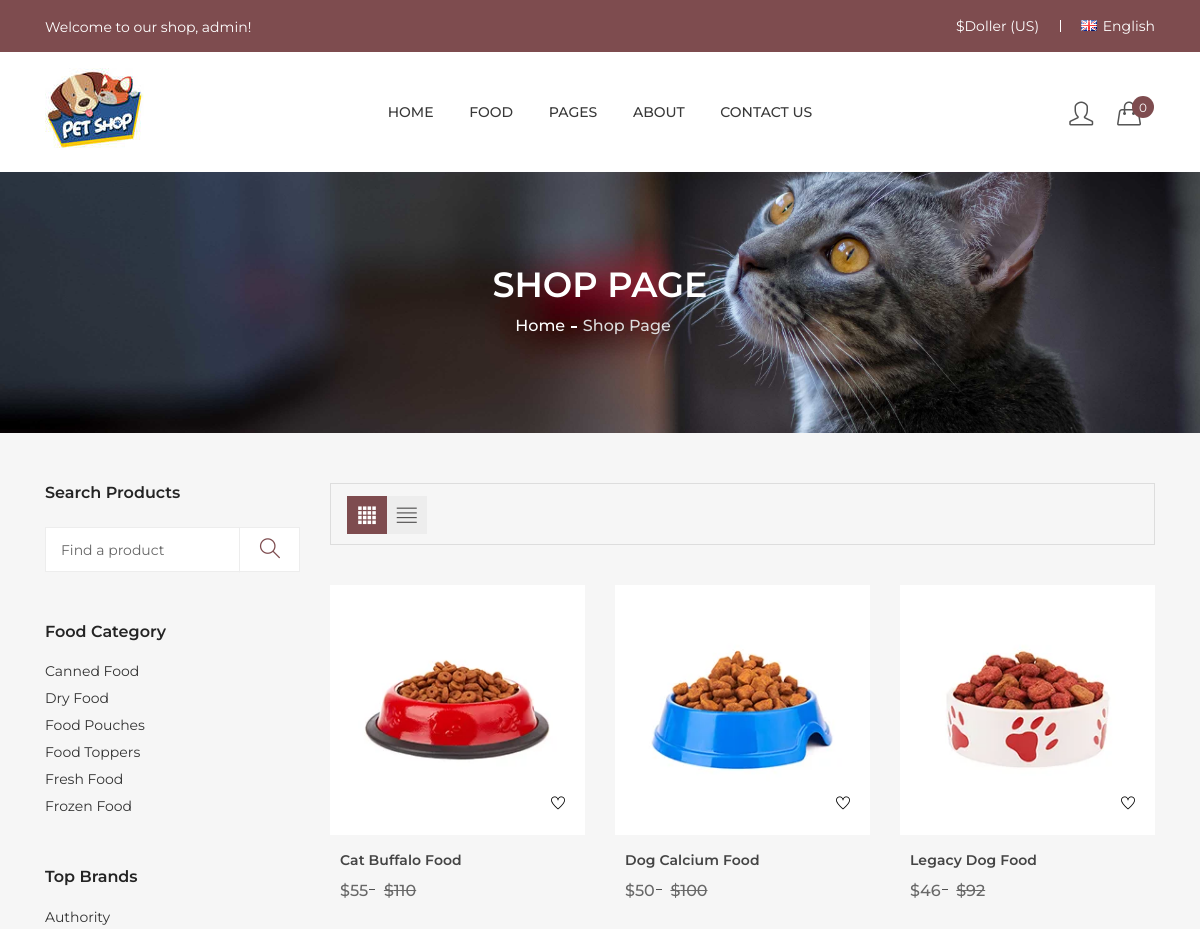
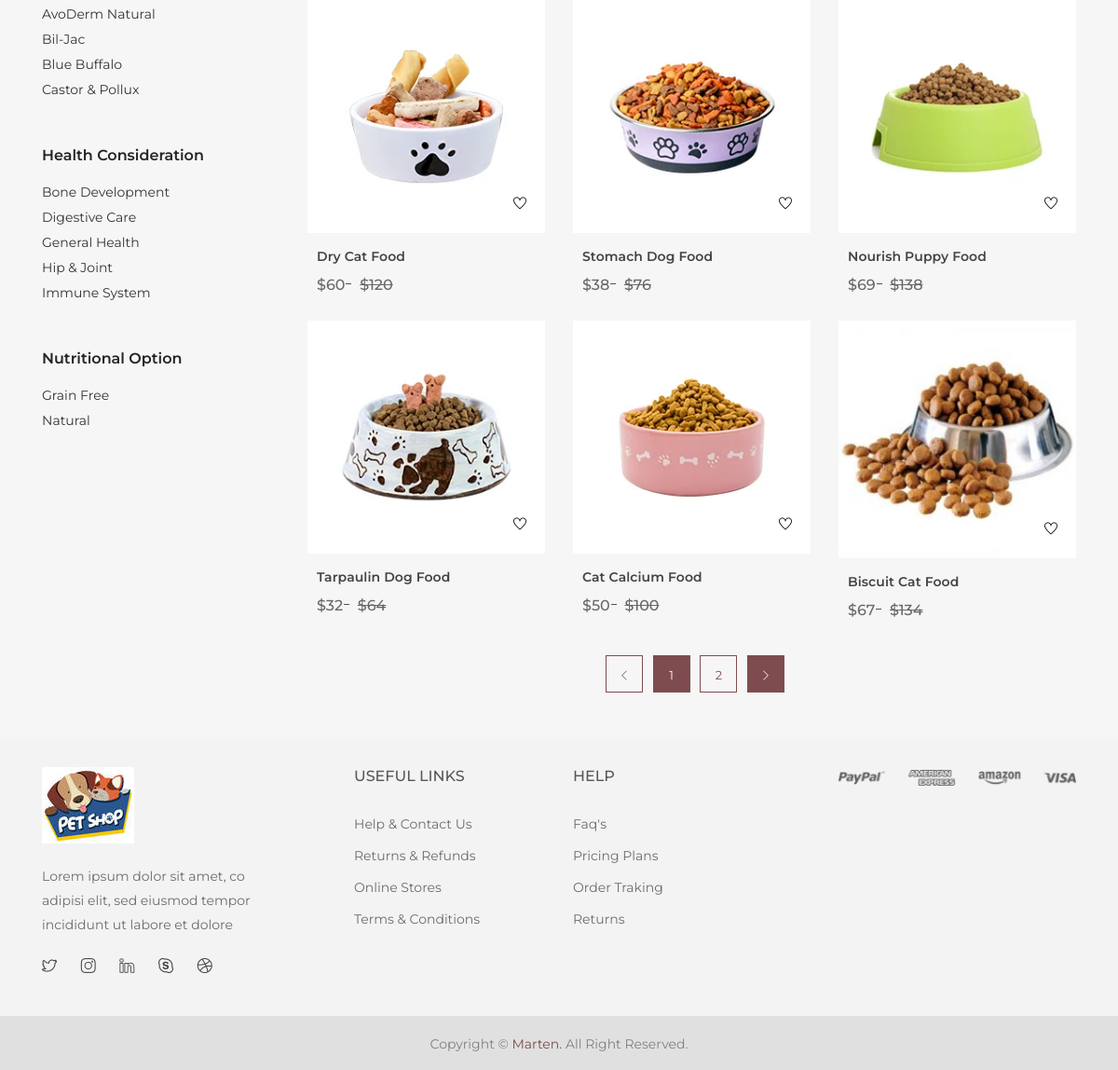
Page /shop-page/ (signed in) on the committed database (2 pictures, top to bottom).
### product/models.py (models this page shows, shortened)
class Product(models.Model):
    name=models.CharField(max_length=100)
    excerpt=models.TextField(max_length=300)
    description=models.TextField()
    price=models.IntegerField(default=0)
    picture=models.ImageField(upload_to='img')
    digital = models.BooleanField(default=False,null=True, blank=True)

### product/views.py (the view)
# urls.py: path('shop-page/',views.shop_page_view, name='shop-page'),
def shop_page_view(request):
    data = cartData(request)
    cartItems=data['cartItems']
    order=data['order']
    items=data['items']
    products = Product.objects.all()
    context = {'products':products, 'cartItems':cartItems}
    return render(request,'shop-page.html',context)

### templates/shop-page.html (shortened to what this page needs)
{% extends 'base.html' %}
{% load static %}
{% block content %}
<div class="breadcrumb-area pt-95 pb-95 bg-img" style="background-image:url(/assets/img/banner/banner-2.jpg);">
    <div class="container">
        <div class="breadcrumb-content text-center">
            <h2>Shop Page</h2>
            <ul>
                <li><a href="{% url 'index' %}">Home</a></li>
                <li class="active">Shop Page</li>
            </ul>
        </div>
    </div>
</div>
<div class="shop-area pt-50 pb-50 gray-bg">
    <div class="container">
        <div class="row flex-row-reverse">
            <div class="col-lg-9">
                <div class="shop-topbar-wrapper">
                    <div class="grid-list-options">
                        <ul class="view-mode">
                            <li class="active"><a href="{% url 'shop-page' %}" data-view="product-grid"><i class="ti-layout-grid4-alt"></i></a></li>
                            <li><a href="{% url 'shop-list' %}" data-view="product-list"><i class="ti-align-justify"></i></a></li>
                        </ul>
                    </div>
                </div>
                <div class="grid-list-product-wrapper">
                    <div class="product-view product-grid">
                        <div class="row">
                            {% for item in products %}
                            <div class="product-width col-lg-6 col-xl-4 col-md-6 col-sm-6">
                                <div class="product-wrapper mb-10">
                                    <div class="product-img">
                                        <a href="#">
                                            <img src="{{ item.picture.url }}" alt="">
                                        </a>
                                        <div class="product-action-wishlist">
                                            <a title="Wishlist" href="#">
                                                <i class="ti-heart"></i>
                                            </a>
                                        </div>
                                    </div>
                                    <div class="product-content">
                                        <h4><a href="#">{{ item.name }}</a></h4>
                                        <div class="product-price">
                                            <span class="new">${{item.price}}</span>
                                            <span class="old">${% widthratio item.price 1 2 %}</span>
                                        </div>
                                    </div>
                                </div>
                            </div>
                            {% endfor %}
                        </div>
                        <div class="pagination-style text-center mt-10">
                            <ul>
                                <li>
                                    <a href="#"><i class="icon-arrow-left"></i></a>
                                </li>
                                <li>
                                    <a class="active" href="#">1</a>
                                </li>
                                <li>
                                    <a href="#">2</a>
                                </li>
                                <li>
                                    <a class="active" href="#"><i class="icon-arrow-right"></i></a>
                                </li>
                            </ul>
                        </div>
                    </div>
                </div>
            </div>
            <div class="col-lg-3">
                <div class="shop-sidebar">
                    <div class="shop-widget">
                        <h4 class="shop-sidebar-title">Search Products</h4>
                        <div class="shop-search mt-25 mb-50">
                            <form action="/search" class="search-form" method="get">
                                <input type="text" id="txtSearchHome" name="search" placeholder="Find a product">
                                <button type="submit">
                                    <i class="icon-magnifier"></i>
                                </button>
                            </form>
                        </div>
                    </div>
                    <div class="shop-widget mt-50">
                        <h4 class="shop-sidebar-title">Food Category </h4>
                         <div class="shop-list-style mt-20">
                            <ul>
                                <li><a href="#">Canned Food</a></li>
                                <li><a href="#">Dry Food</a></li>
                                <li><a href="#">Food Pouches</a></li>
                                <li><a href="#">Food Toppers</a></li>
                                <li><a href="#">Fresh Food</a></li>
                                <li><a href="#">Frozen Food</a></li>
                            </ul>
                        </div>
                    </div>
                    <div class="shop-widget mt-50">
                        <h4 class="shop-sidebar-title">Top Brands </h4>
                         <div class="shop-list-style mt-20">
                            <ul>
                                <li><a href="#">Authority</a></li>
                                <li><a href="#">AvoDerm Natural</a></li>
                                <li><a href="#">Bil-Jac</a></li>
                                <li><a href="#">Blue Buffalo</a></li>
                                <li><a href="#">Castor & Pollux</a></li>
                            </ul>
                        </div>
                    </div>
                    <div class="shop-widget mt-50">
                        <h4 class="shop-sidebar-title">Health Consideration </h4>
                         <div class="shop-list-style mt-20">
                            <ul>
                                <li><a href="#">Bone Development </a></li>
                                <li><a href="#">Digestive Care </a></li>
                                <li><a href="#">General Health </a></li>
                                <li><a href="#">Hip & Joint  </a></li>
                                <li><a href="#">Immune System  </a></li>
                            </ul>
                        </div>
                    </div>
                    <div class="shop-widget mt-50">
                        <h4 class="shop-sidebar-title">Nutritional Option </h4>
                         <div class="shop-list-style mt-20">
                            <ul>
                                <li><a href="#">Grain Free  </a></li>
                                <li><a href="#">Natural </a></li>
                            </ul>
                        </div>
                    </div>
                </div>
            </div>
        </div>
    </div>
</div>
{% endblock %}

### templates/base.html (shortened to what this page needs)
<!doctype html>
{% load static %}
<html class="no-js" lang="zxx">
    <head>
        <link rel="stylesheet" href="https://stackpath.bootstrapcdn.com/bootstrap/4.4.1/css/bootstrap.min.css"
>
        <link rel="stylesheet" href="/assets/css/animate.css">
        <link rel="stylesheet" href="/assets/css/simple-line-icons.css">
        <link rel="stylesheet" href="/assets/css/themify-icons.css">
        <link rel="stylesheet" href="/assets/css/owl.carousel.min.css">
        <link rel="stylesheet" href="/assets/css/slick.css">
        <link rel="stylesheet" href="/assets/css/meanmenu.min.css">
        <link rel="stylesheet" href="/assets/css/responsive.css">
        <link rel="stylesheet" href="/assets/css/style.css">
    </head>
    <body>
        <header class="header-area">
            <div class="header-top theme-bg">
                <div class="container">
                    <div class="row">
                        <div class="col-lg-4 col-md-4 col-10">
                            <div class="welcome-area">
                                {% if user.username %}
                                    <p>Welcome to our shop, {{user.username}}!</p>
                                {% endif %}
                            </div>
                        </div>
                        <div class="col-lg-8 col-md-8 col-12">
                            <div class="account-curr-lang-wrap f-right">
                                <ul>
                                    <li class="top-hover"><a href="#">$Doller (US)</a></li>
                                    <li><a href="#"><img alt="flag" src="/assets/img/icon-img/en.jpg">English </a></li>
                                </ul>
                            </div>
                        </div>
                    </div>
                </div>
            </div>
            <div class="header-bottom transparent-bar">
                <div class="container">
                    <div class="row">
                        <div class="col-xl-2 col-lg-3 col-md-4 col-sm-4 col-6">
                            <div class="logo pt-3">
                                <a href="{% url 'index' %}"><img alt="" src="/assets/img/logo/pet-logo.jpg"></a>
                            </div>
                        </div>
                        <div class="col-xl-8 col-lg-5 d-none d-lg-block">
                            <div class="main-menu text-center">
                                <nav>
                                    <ul>
                                        <li><a href="{% url 'index' %}">HOME</a></li>
                                        <li class="mega-menu-position"><a href="{% url 'shop-page' %}">Food</a>
                                        </li>
                                        <li><a href="#">PAGES</a>
                                        </li>
                                        <li><a href="{% url 'about' %}">ABOUT</a></li>
                                        <li><a href="{% url 'contact' %}">CONTACT US</a></li>
                                    </ul>
                                </nav>
                            </div>
                        </div>
                        <div class="col-xl-2 col-lg-2 col-md-8 col-sm-8 col-7">
                            <div class="search-login-cart-wrapper">
                                <div class="header-login same-style">
                                    <a href="{% url 'login' %}"><i class="icon-user icons"></i></a>
                                </div>
                                <div class="header-cart same-style">
                                    <button class="icon-cart">
                                        <a href={% url 'cart' %}><i class="icon-handbag"></i></a>
                                        <span class="count-style">{{ cartItems }}</span>
                                    </button>
                                </div>
                            </div>
                        </div>
                    </div>
                </div>
            </div>
        </header>
        {% block content %}{% endblock %}
        <footer class="footer-area">
            <div class="footer-top pt-30 pb-10 gray-bg-2">
                <div class="container">
                    <div class="row">
                        <div class="col-xl-3 col-lg-3 col-md-6 col-sm-6">
                            <div class="footer-widget mb-30">
                                <div class="footer-info-wrapper">
                                    <div class="footer-logo">
                                        <a href="#">
                                            <img src="/assets/img/logo/pet-logo.jpg" alt="">
                                        </a>
                                    </div>
                                    <p>Lorem ipsum dolor sit amet, co adipisi elit, sed eiusmod tempor incididunt ut labore et dolore</p>
                                    <div class="social-icon">
                                        <ul>
                                            <li><a href="#"><i class="icon-social-twitter"></i></a></li>
                                            <li><a href="#"><i class="icon-social-instagram"></i></a></li>
                                            <li><a href="#"><i class="icon-social-linkedin"></i></a></li>
                                            <li><a href="#"><i class="icon-social-skype"></i></a></li>
                                            <li><a href="#"><i class="icon-social-dribbble"></i></a></li>
                                        </ul>
                                    </div>
                                </div>
                            </div>
                        </div>
                        <div class="col-xl-3 col-lg-3 col-md-6 col-sm-6">
                            <div class="footer-widget mb-30 pl-50">
                                <h4 class="footer-title">USEFUL LINKS</h4>
                                <div class="footer-content">
                                    <ul>
                                        <li><a href="#">Help & Contact Us</a></li>
                                        <li><a href="#">Returns & Refunds</a></li>
                                        <li><a href="#">Online Stores</a></li>
                                        <li><a href="#">Terms & Conditions</a></li>
                                    </ul>
                                </div>
                            </div>
                        </div>
                        <div class="col-xl-3 col-lg-2 col-md-6 col-sm-6">
                            <div class="footer-widget mb-30 pl-70">
                                <h4 class="footer-title">HELP</h4>
                                <div class="footer-content">
                                    <ul>
                                        <li><a href="#">Faq's </a></li>
                                        <li><a href="#">Pricing Plans</a></li>
                                        <li><a href="#">Order Traking</a></li>
                                        <li><a href="#">Returns </a></li>
                                    </ul>
                                </div>
                            </div>
                        </div>
                        <div class="col-xl-3 col-lg-4 col-md-6 col-sm-6">
                            <div class="footer-widget">
                                <div class="payment-img">
                                    <a href="index.html">
                                        <img src="/assets/img/icon-img/payment.png" alt="">
                                    </a>
                                </div>
                            </div>
                        </div>
                    </div>
                </div>
            </div>
            <div class="footer-bottom gray-bg-3 pt-17 pb-15">
                <div class="container">
                    <div class="row">
                        <div class="col-12">
                            <div class="copyright text-center">
                                <p>Copyright © <a href="#">Marten.</a> All Right Reserved.</p>
                            </div>
                        </div>
                    </div>
                </div>
            </div>
        </footer>
    </body>
</html>

### rows in the picture
Product: picture (picture), name "Cat Buffalo Food", price "55", price "110"
Product: picture (picture), name "Dog Calcium Food", price "50", price "100"
Product: picture (picture), name "Legacy Dog Food", price "46", price "92"
Product: picture (picture), name "Dry Cat Food", price "60", price "120"
Product: picture (picture), name "Stomach Dog Food", price "38", price "76"
Product: picture (picture), name "Nourish Puppy Food", price "69", price "138"
Product: picture (picture), name "Tarpaulin Dog Food", price "32", price "64"
Product: picture (picture), name "Cat Calcium Food", price "50", price "100"
Product: picture (picture), name "Biscuit Cat Food", price "67", price "134"

### other values in the picture
{{ user.username }} "admin"
{{ cartItems }} "0"
